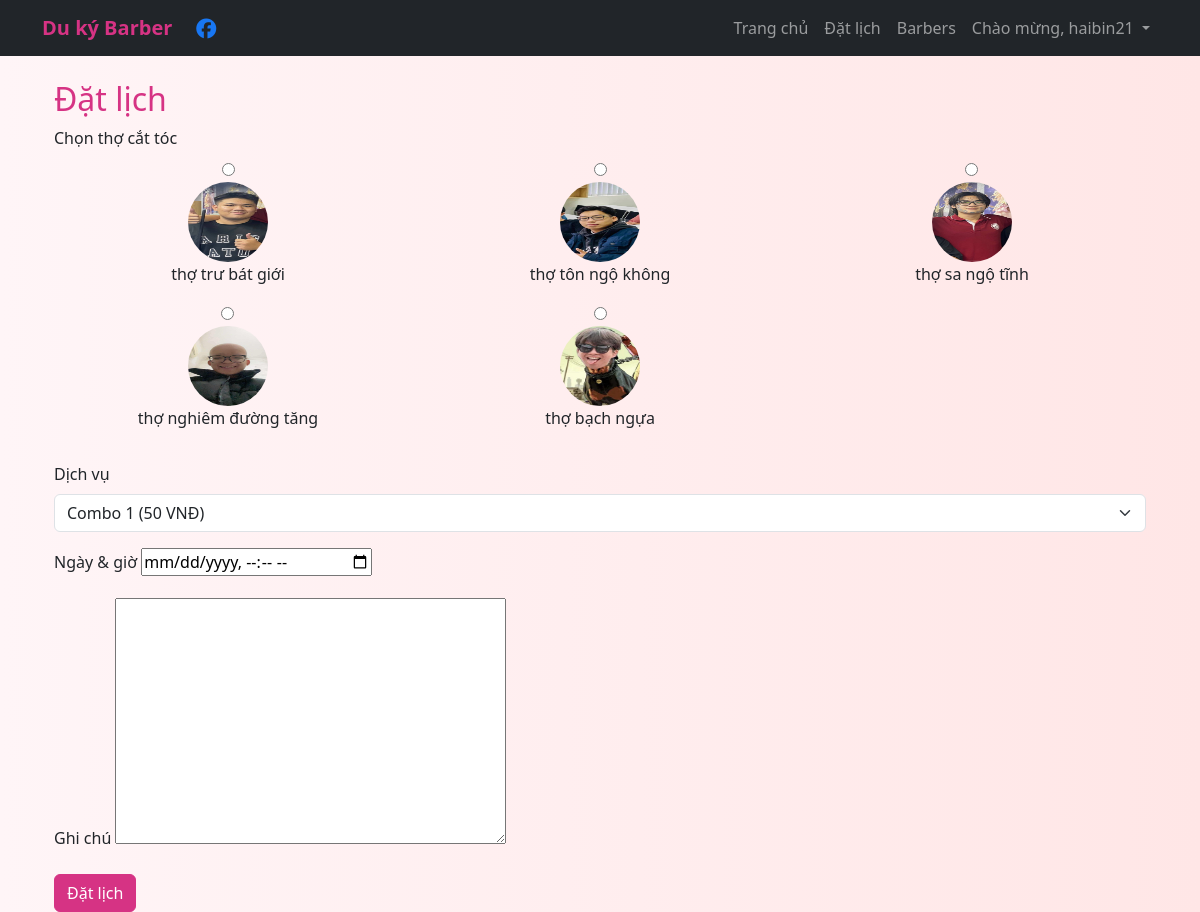
/book/ (signed in), run on the app's committed database.
### main/models.py (models this page shows, shortened)
class Barber(models.Model):
    name = models.CharField(max_length=100)
    experience = models.TextField()
    photo = models.ImageField(upload_to='barbers/')
    schedule = models.CharField(max_length=200, blank=True)

### main/views.py (the view)
# urls.py: path('book/', views.book_appointment, name='book_appointment'),
@login_required
def book_appointment(request):
    services = Service.objects.all()
    barbers = Barber.objects.all()
    if request.method == 'POST':
        form = AppointmentForm(request.POST)
        if form.is_valid():
            appointment = form.save(commit=False)
            appointment.user = request.user
            appointment.save()
            return redirect('my_appointments')
    else:
        form = AppointmentForm()
    return render(request, 'main/book_appointment.html', {
        'form': form,
        'services': services,
        'barbers': barbers,
        'request': request,
    })

### main/forms.py (shortened to what this page needs)
class AppointmentForm(forms.ModelForm):
    appointment_date = forms.DateTimeField(
        widget=forms.DateTimeInput(attrs={'type': 'datetime-local'}),
        label='Appointment Date & Time'
    )
    class Meta:
        model = Appointment
        fields = ['service', 'barber', 'appointment_date', 'notes']

### main/templates/main/book_appointment.html (shortened to what this page needs)
{% extends 'main/base.html' %}
{% block content %}
<div class="container">
  <h2>Đặt lịch</h2>
  <form method="post">
    <div class="mb-3">
      <label class="form-label">Chọn thợ cắt tóc</label>
      <div class="row">
        {% for barber in barbers %}
        <div class="col-4 text-center mb-3">
          <label style="cursor:pointer;">
          <input type="radio" name="barber" value="{{ barber.id }}"
           {% if form.data.barber == barber.id|stringformat:"s" or request.GET.barber == barber.id|stringformat:"s" %}checked{% endif %}>
            <img src="{{ barber.photo.url }}" alt="{{ barber.name }}" style="width:80px;height:80px;border-radius:50%;display:block;margin:auto;">
            <div>{{ barber.name }}</div>
          </label>
        </div>
        {% endfor %}
      </div>
    </div>
<div class="mb-3">
  <label for="id_service" class="form-label">Dịch vụ</label>
  <select name="service" id="id_service" class="form-select">
    {% for service in services %}
      <option value="{{ service.id }}"
  {% if form.data.service == service.id|stringformat:"s" or request.GET.service == service.id|stringformat:"s" %}selected{% endif %}>
  {{ service.name }} ({{ service.price|floatformat:0 }} VNĐ)
</option>
    {% endfor %}
  </select>
</div>
    <div class="mb-3">
      <label for="id_appointment_date" class="form-label">Ngày & giờ</label>
      {{ form.appointment_date }}
    </div>
    <div class="mb-3">
      <label for="id_notes" class="form-label">Ghi chú</label>
      {{ form.notes }}
    </div>
    <button type="submit" class="btn btn-primary">Đặt lịch</button>
  </form>
</div>
{% endblock %}

### main/templates/main/base.html (shortened to what this page needs)
{% load static %}
<!DOCTYPE html>
<html lang="en">
<head>
  <link href="https://cdn.jsdelivr.net/npm/bootstrap@5.3.0/dist/css/bootstrap.min.css" rel="stylesheet" />
  <link rel="stylesheet" href="{% static 'main/style.css' %}" />
</head>
  <link rel="stylesheet" href="https://cdnjs.cloudflare.com/ajax/libs/font-awesome/6.4.2/css/all.min.css" />
<body>
  <nav class="navbar navbar-expand-lg navbar-dark bg-dark mb-4">
  <div class="container">
    <div class="d-flex align-items-center">
      <a class="navbar-brand" href="{% url 'home' %}" style="border:none; box-shadow:none;">
        Du ký Barber
      </a>
      <a href="https://www.facebook.com/profile.php?id=61576335577676" target="_blank" class="ms-2" style="color:#1877f3;">
        <i class="fab fa-facebook fa-lg"></i>
      </a>
    </div>
      <div class="collapse navbar-collapse" id="navbarNav">
        <ul class="navbar-nav ms-auto">
          <li class="nav-item"><a class="nav-link" href="{% url 'home' %}">Trang chủ</a></li>
          <li class="nav-item"><a class="nav-link" href="{% url 'book_appointment' %}">Đặt lịch</a></li>
          <li class="nav-item"><a class="nav-link" href="{% url 'barbers' %}">Barbers</a></li>
          {% if user.is_authenticated %}
            <li class="nav-item dropdown">
              <a class="nav-link dropdown-toggle" href="#" id="userDropdown" role="button" data-bs-toggle="dropdown" aria-expanded="false">
                Chào mừng, {{ user.username }}
              </a>
            </li>
          {% else %}
            <li class="nav-item"><a class="nav-link" href="{% url 'login' %}">Đăng nhập</a></li>
            <li class="nav-item"><a class="nav-link" href="{% url 'signup' %}">Đăng kí</a></li>
          {% endif %}
        </ul>
      </div>
    </div>
  </nav>
  <main class="container">
    {% block content %}{% endblock %}
  </main>
</body>
</html>

### barberproject/static/main/style.css (style rules this page uses)
body { background: linear-gradient(to right, #fff5f7, #ffe6e6); font-family: 'Segoe UI', sans-serif; }
.navbar-brand { font-weight: bold; color: #d63384; }
.btn-primary { background-color: #d63384; border-color: #d63384; }
h2 { color: #d63384; }

### data on the page
Barber: barber "☐ thợ trư bát giới", photo (picture), name "thợ trư bát giới"
Barber: barber "☐ thợ tôn ngộ không", photo (picture), name "thợ tôn ngộ không"
Barber: barber "☐ thợ sa ngộ tĩnh", photo (picture), name "thợ sa ngộ tĩnh"
Barber: barber "☐ thợ nghiêm đường tăng", photo (picture), name "thợ nghiêm đường tăng"
Barber: barber "☐ thợ bạch ngựa", photo (picture), name "thợ bạch ngựa"

### other printed values
{{ user.username }} "haibin21"
form field service "Combo 1 (50 VNĐ)"
